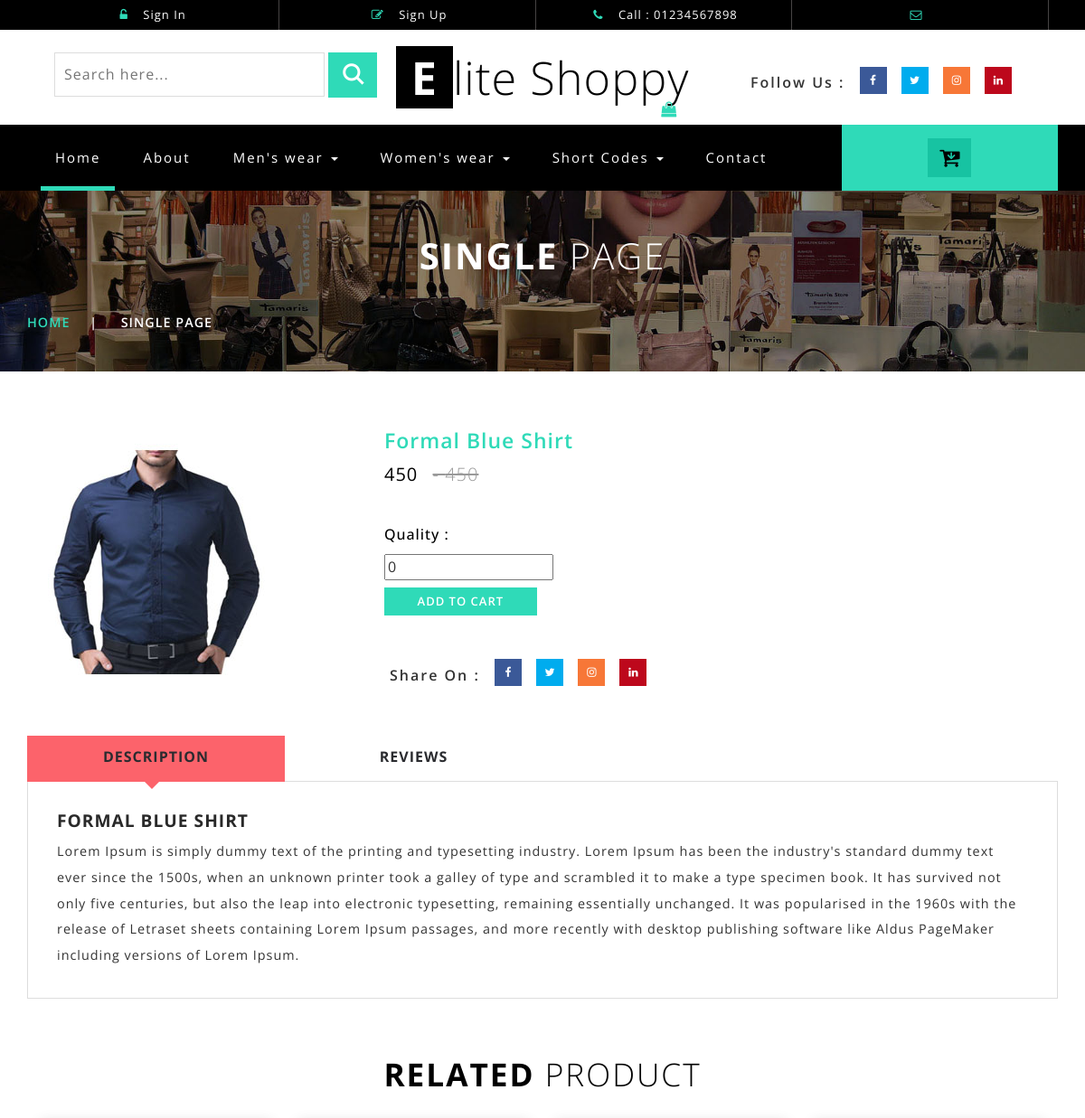
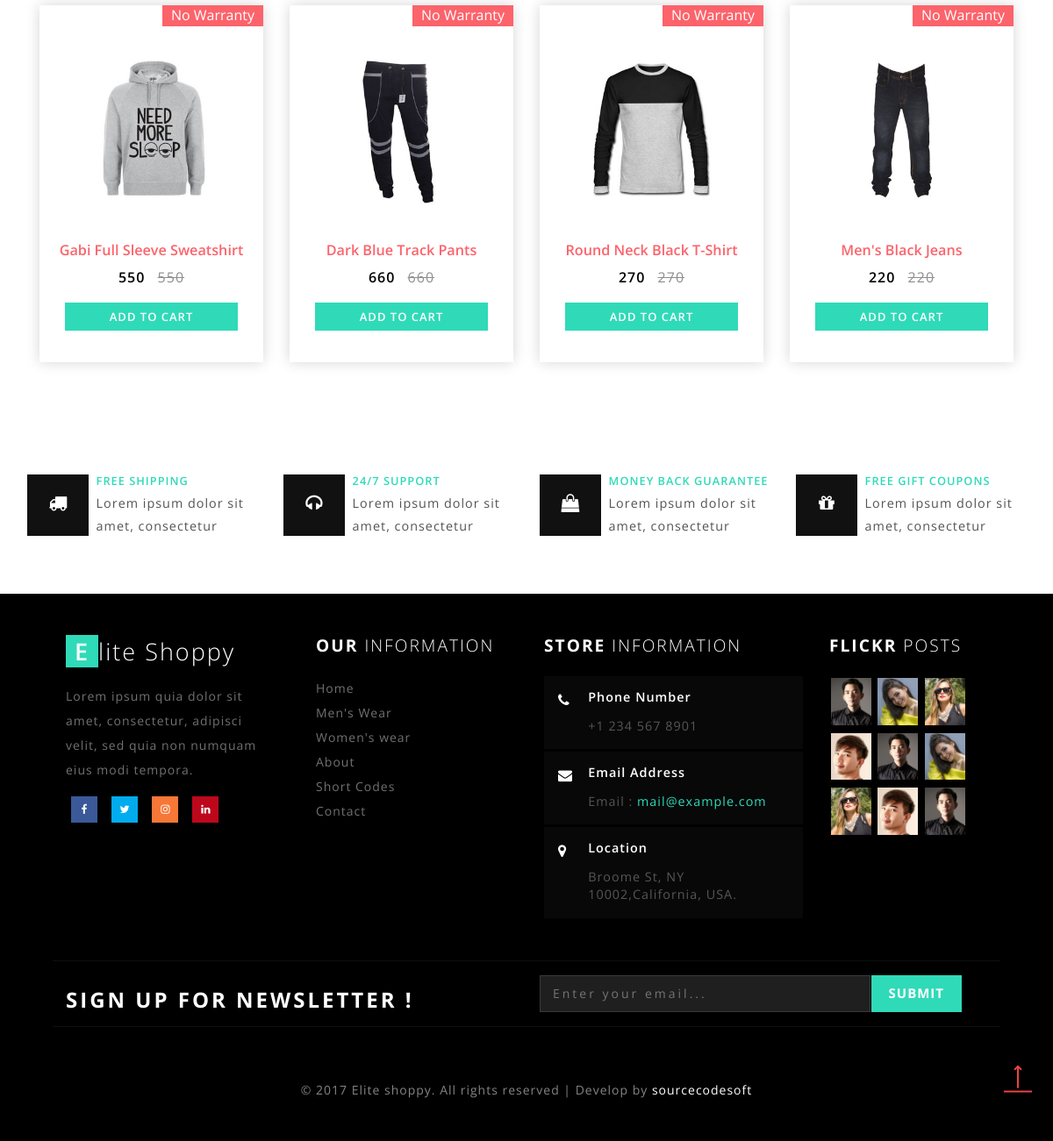
The app's page /product/3 with its own data (2 pictures, top to bottom).
### inventory/models.py (models this page shows, shortened)
class Item(models.Model):
    name = models.CharField(max_length = 100, unique =  True)
    description = models.TextField()
    price = models.IntegerField()
    regular_price = models.IntegerField()
    discount_price = models.IntegerField()
    image = models.ImageField(upload_to = 'item')
    category = models.ForeignKey(Category, on_delete = models.CASCADE)
    item_unite = models.ForeignKey(ItemUnite, on_delete = models.CASCADE)
    warranty = models.ForeignKey(Warranty, on_delete = models.CASCADE)
    user = models.ForeignKey(Author, on_delete = models.CASCADE)
    create_at = models.DateTimeField(auto_now = True, auto_now_add = False)
    update_at = models.TimeField(auto_now = True, auto_now_add = False)

class Warranty(models.Model):
    name = models.CharField(max_length = 80, unique =  True, null = True, blank = True)
    create_at = models.DateTimeField(auto_now = True, auto_now_add = False)
    user = models.ForeignKey(Author, on_delete = models.CASCADE)
    def __str__(self):
        return self.name

### inventory/views.py (the view)
# urls.py: path('product/<int:id>', single_page_views, name = 'single_page_views'),
def single_page_views(request, id):
    single_page = Item.objects.get(id = id)
    related_product = Item.objects.filter(category = single_page.category).exclude(id = id)[:4]
    context = {
        'single_page' : single_page,
        'related_product' : related_product,
    }
    return render(request,'design/single.html',context)

### templates/design/single.html (shortened to what this page needs)
{% extends 'app/base.html' %}
{% load static %}
{% block body %}
<div class="page-head_agile_info_w3l">
		<div class="container">
			<h3>Single <span>Page </span></h3>
				 <div class="services-breadcrumb">
						<div class="agile_inner_breadcrumb">
						   <ul class="w3_short">
								<li><a href="/">Home</a><i>|</i></li>
								<li>Single Page</li>
							</ul>
						 </div>
				</div>
	</div>
</div>
<div class="banner-bootom-w3-agileits">
	<div class="container">
	     <div class="col-md-4 single-right-left ">
			<div class="grid images_3_of_2">
				<div class="thumb-image">
					<img src="/media/{{single_page.image}}" data-imagezoom="true" class="img-responsive">
				</div>
			</div>
		</div>
		<div class="col-md-8 single-right-left simpleCart_shelfItem">
					<h3>{{single_page.name}}</h3>
					<p><span class="item_price">{{single_page.price}}</span> <del>- {{single_page.regular_price}}</del></p>
					<div class="rating1">
						<span class="starRating">
							<label for="rating5">5</label>
							<label for="rating4">4</label>
							<label for="rating3">3</label>
							<label for="rating2">2</label>
							<label for="rating1">1</label>
						</span>
					</div>
					<div class="color-quality">
						<div class="color-quality-right">
							<h5>Quality :</h5>
							<input type="number" name="quality" value="0">
						</div>
					</div>
					<div class="occasion-cart">
						<div class="snipcart-details top_brand_home_details item_add single-item hvr-outline-out button2">
							<form action="#" method="post">
								<fieldset>
									<input type="submit" name="submit" value="Add to cart" class="button">
								</fieldset>
							</form>
						</div>
					</div>
					<ul class="social-nav model-3d-0 footer-social w3_agile_social single_page_w3ls">
             <li class="share">Share On : </li>
							<li><a href="#" class="facebook">
								  <div class="front"><i class="fa fa-facebook" aria-hidden="true"></i></div>
								  <div class="back"></div></a></li>
							<li><a href="#" class="twitter">
								  <div class="front"><i class="fa fa-twitter" aria-hidden="true"></i></div>
								  <div class="back"></div></a></li>
							<li><a href="#" class="instagram">
								  <div class="front"><i class="fa fa-instagram" aria-hidden="true"></i></div>
								  <div class="back"></div></a></li>
							<li><a href="#" class="pinterest">
							  <div class="front"><i class="fa fa-linkedin" aria-hidden="true"></i></div>
							  <div class="back"></div></a></li>
						</ul>
		      </div>
	<div class="responsive_tabs_agileits">
				<div id="horizontalTab">
						<ul class="resp-tabs-list">
							<li>Description</li>
							<li>Reviews</li>
						</ul>
					<div class="resp-tabs-container">
					   <div class="tab1">
							<div class="single_page_agile_its_w3ls">
							  <h6>{{single_page.name}}</h6>
							   <p>{{single_page.description}}</p>
							</div>
						</div>
					</div>
				</div>
			</div>
			<div class="w3_agile_latest_arrivals">
			<h3 class="wthree_text_info">Related <span>Product</span></h3>
					{% for related in related_product %}
					  <div class="col-md-3 product-men single">
								<div class="men-pro-item simpleCart_shelfItem">
									<div class="men-thumb-item">
										<img src="/media/{{related.image}}" alt="" class="pro-image-front">
											<span class="product-new-top">{{related.warranty}}</span>
									</div>
									<div class="item-info-product ">
										<h4><a href="{% url 'single_page_views' related.id %}">{{related.name}}</a></h4>
										<div class="info-product-price">
											<span class="item_price">{{related.price}}</span>
											<del>{{related.regular_price}}</del>
										</div>
										<div class="snipcart-details top_brand_home_details item_add single-item hvr-outline-out button2">
											<form action="#" method="post">
												<fieldset>
													<input type="submit" name="submit" value="Add to cart" class="button">
												</fieldset>
											</form>
										</div>
									</div>
								</div>
						</div>
						{% endfor %}
       </div>
    </div>
 </div>
{% endblock %}

### records on screen
Item: image (picture), name "Formal Blue Shirt", price "450", regular_price "450", name "FORMAL BLUE SHIRT", description "Lorem Ipsum is simply dummy text of the printing and typesetting industry. Lorem Ipsum has been the industry's standard dummy text ever since the 1500s, when an unknown printer took a galley of type and scrambled it to make a type specimen book. It has survived not only five centuries, but also the leap into electronic typesetting, remaining essentially unchanged. It was popularised in the 1960s with the release of Letraset sheets containing Lorem Ipsum passages, and more recently with desktop publishing software like Aldus PageMaker including versions of Lorem Ipsum."
Item: image (picture), warranty "No Warranty", name "Gabi Full Sleeve Sweatshirt", price "550", regular_price "550"
Item: image (picture), warranty "No Warranty", name "Dark Blue Track Pants", price "660", regular_price "660"
Item: image (picture), warranty "No Warranty", name "Round Neck Black T-Shirt", price "270", regular_price "270"
Item: image (picture), warranty "No Warranty", name "Men's Black Jeans", price "220", regular_price "220"
